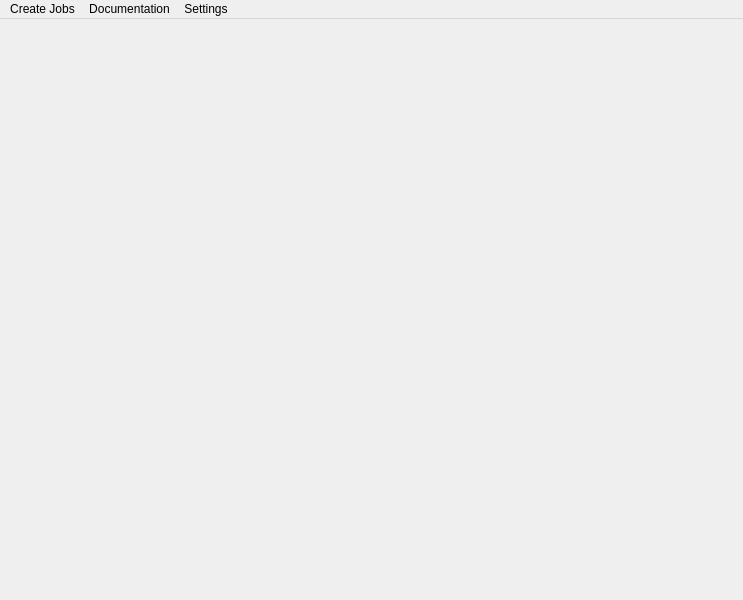
<?xml version="1.0" encoding="UTF-8"?>
<ui version="4.0">
 <class>MainWindow</class>
 <widget class="QMainWindow" name="MainWindow">
  <property name="geometry">
   <rect>
    <x>0</x>
    <y>0</y>
    <width>743</width>
    <height>600</height>
   </rect>
  </property>
  <property name="windowTitle">
   <string>MainWindow</string>
  </property>
  <widget class="QWidget" name="centralwidget">
   <widget class="QWidget" name="layoutWidget">
    <property name="geometry">
     <rect>
      <x>0</x>
      <y>0</y>
      <width>791</width>
      <height>491</height>
     </rect>
    </property>
    <layout class="QVBoxLayout" name="verticalLayout">
     <item>
      <widget class="JobsQTabsWidget" name="widget" native="true"/>
     </item>
    </layout>
   </widget>
  </widget>
  <widget class="QMenuBar" name="menubar">
   <property name="geometry">
    <rect>
     <x>0</x>
     <y>0</y>
     <width>743</width>
     <height>24</height>
    </rect>
   </property>
   <widget class="QMenu" name="createJobsMenubar">
    <property name="title">
     <string>Create Jobs</string>
    </property>
    <addaction name="ActionImportFromMail"/>
    <addaction name="ActionSelectFile"/>
   </widget>
   <widget class="QMenu" name="menuDocumentation">
    <property name="title">
     <string>Documentation</string>
    </property>
    <addaction name="action3D_printers"/>
    <addaction name="actionPMMA_Laser_cutter"/>
    <addaction name="actionMetal_Laser_Cutter"/>
   </widget>
   <widget class="QMenu" name="menuSettings">
    <property name="title">
     <string>Settings</string>
    </property>
   </widget>
   <addaction name="createJobsMenubar"/>
   <addaction name="menuDocumentation"/>
   <addaction name="menuSettings"/>
  </widget>
  <action name="ActionImportFromMail">
   <property name="checkable">
    <bool>false</bool>
   </property>
   <property name="text">
    <string>Import from Mail</string>
   </property>
  </action>
  <action name="ActionSelectFile">
   <property name="text">
    <string>Select FIle</string>
   </property>
  </action>
  <action name="action3D_printers">
   <property name="text">
    <string>3D printers</string>
   </property>
  </action>
  <action name="actionPMMA_Laser_cutter">
   <property name="text">
    <string>PMMA Laser cutter</string>
   </property>
  </action>
  <action name="actionMetal_Laser_Cutter">
   <property name="text">
    <string>Metal Laser Cutter</string>
   </property>
  </action>
 </widget>
 <customwidgets>
  <customwidget>
   <class>JobsQTabsWidget</class>
   <extends>QWidget</extends>
   <header>jobsQTabsWidget.h</header>
   <container>1</container>
  </customwidget>
 </customwidgets>
 <resources/>
 <connections/>
</ui>
